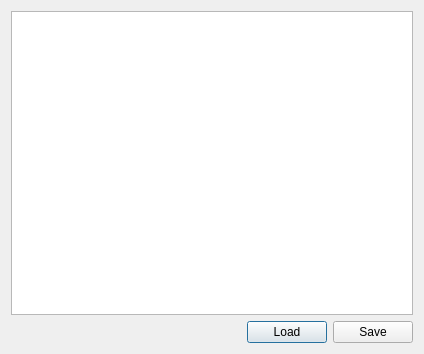
<?xml version="1.0" encoding="UTF-8"?>
<ui version="4.0">
 <class>Dialog</class>
 <widget class="QDialog" name="Dialog">
  <property name="geometry">
   <rect>
    <x>0</x>
    <y>0</y>
    <width>424</width>
    <height>354</height>
   </rect>
  </property>
  <property name="windowTitle">
   <string>Dialog</string>
  </property>
  <layout class="QVBoxLayout" name="verticalLayout">
   <item>
    <widget class="QPlainTextEdit" name="plainTextEdit"/>
   </item>
   <item>
    <layout class="QHBoxLayout" name="horizontalLayout">
     <item>
      <spacer name="horizontalSpacer">
       <property name="orientation">
        <enum>Qt::Horizontal</enum>
       </property>
       <property name="sizeHint" stdset="0">
        <size>
         <width>40</width>
         <height>20</height>
        </size>
       </property>
      </spacer>
     </item>
     <item>
      <widget class="QPushButton" name="btnLoad">
       <property name="text">
        <string>Load</string>
       </property>
      </widget>
     </item>
     <item>
      <widget class="QPushButton" name="btnSave">
       <property name="text">
        <string>Save</string>
       </property>
      </widget>
     </item>
    </layout>
   </item>
  </layout>
 </widget>
 <resources/>
 <connections/>
</ui>
